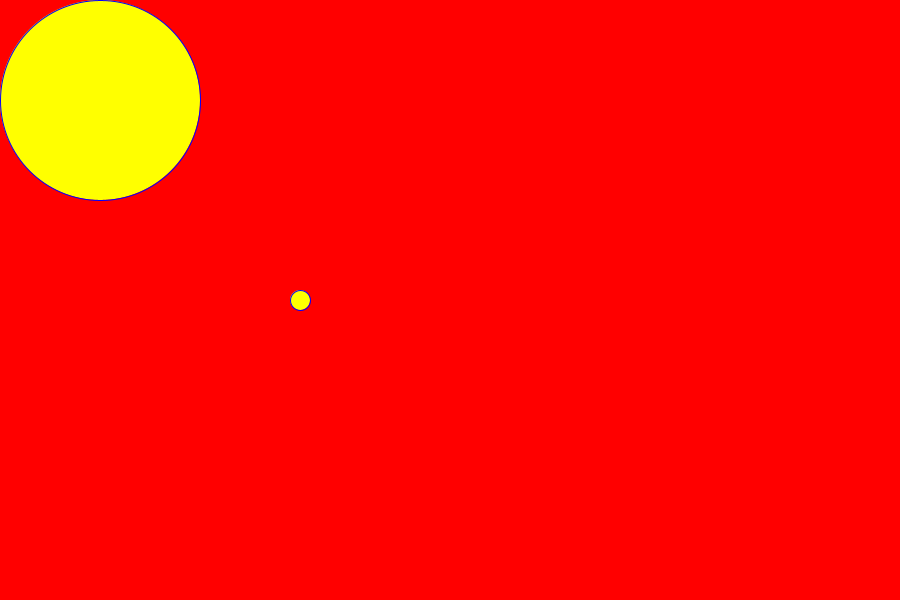
Frame 1 (no input)
Frame 60 (the mouse pressed at the canvas centre just before this capture): identical to frame 1, image omitted
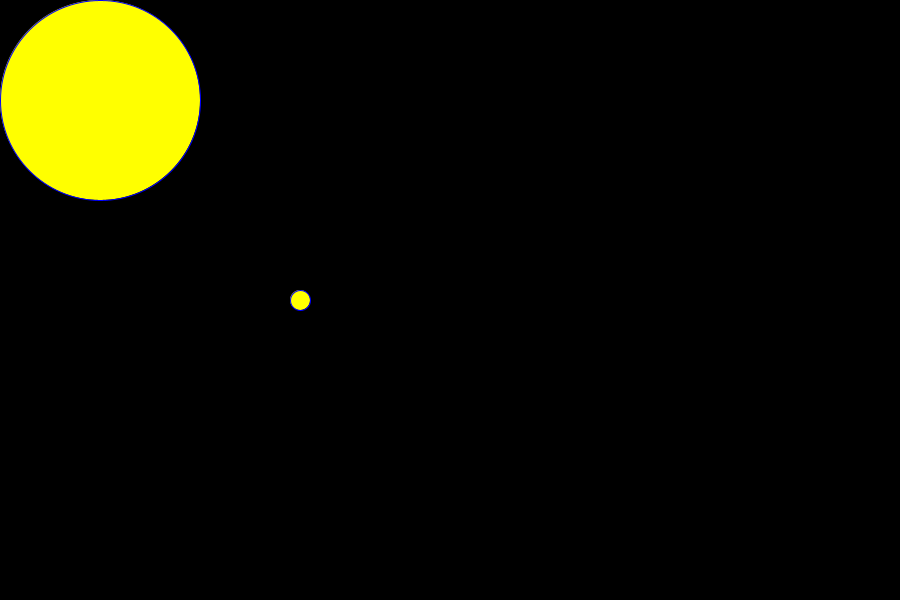
Frame 120 (the mouse held since frame 60 and released just before this capture)

The Processing sketch that drew these frames (run headless with seeded random() and noise(); from frame 60 on, the mouse is pressed at the canvas centre):

// Processing sketch: processing_72587
// ── processing_72587.pde

void setup() {
  size(900, 600);
  background (#FF0000);
  //drawacircle(100,100,200);
  //drawacircle(300,300,20);
}

void drawacircle(int centx, int centy, int circlesize) {
stroke (0,0,255);
fill(#FFFF00);
ellipse(centx,centy,circlesize,circlesize);
}

void draw() {
if (mousePressed) {
background(#000000);
 } else {
background(#FF0000);
 }
  drawacircle(100,100,200);
  drawacircle(300,300,20);
}
